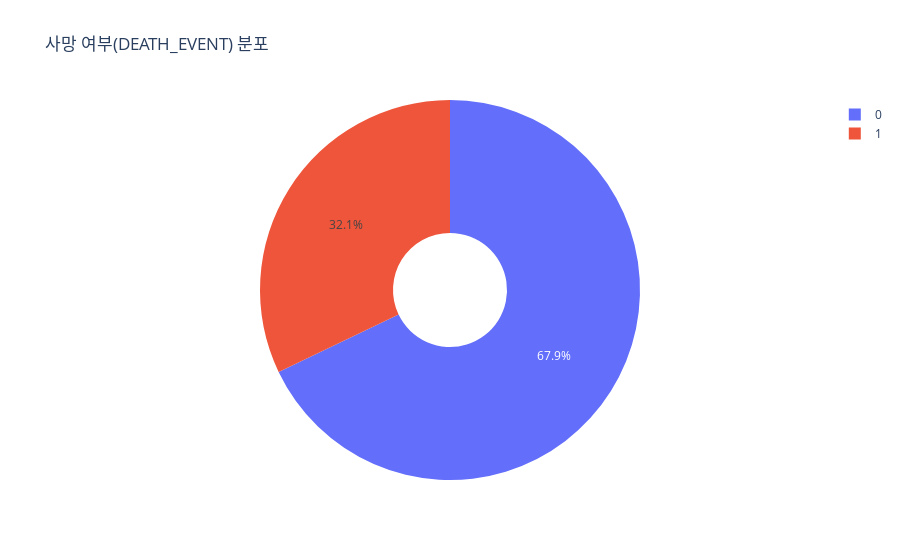

The cell this chart's notebook holds for it:
### Markdown cell above
---

### 1. 데이터 준비 및 탐색

먼저 실습에 사용할 데이터를 불러오고, 기본 구조와 타겟 변수의 분포를 확인합니다.

* **데이터셋**: Heart Failure Clinical Records (심부전 환자 임상 기록)
* **출처**: Kaggle (ODbL License)
* **목표**: `DEATH_EVENT` (사망 여부) 예측
* **핵심 포인트**: 데이터 불균형(Imbalance) 상태 확인

#### 💻 코드로 알아보기

### Code cell
import pandas as pd
import numpy as np
import plotly.express as px
from sklearn.model_selection import train_test_split
from sklearn.metrics import accuracy_score, roc_auc_score, f1_score, confusion_matrix

# 데이터셋 로드
path = '../datasets/ml/heart-failure/heart_failure_clinical_records_dataset.csv'
df = pd.read_csv(path)

# 데이터 탐색
print("데이터셋 크기:", df.shape)
print("\n결측치 확인:\n", df.isnull().sum())
print("\n데이터 타입 확인:\n", df.info())

# 타겟 변수 분포 시각화
fig = px.pie(df, names='DEATH_EVENT', title='사망 여부(DEATH_EVENT) 분포', hole=0.3)
fig.show()

### Figure 1 — Plotly figure (JSON) as saved in the notebook; plotly's stock layout.template omitted (floating-point values rounded to 4 significant figures; data arrays with more than 128 entries replaced by an {"elided": "..."} marker saying what was removed)
{"data": [{"domain": {"x": [0, 1], "y": [0, 1]}, "hole": 0.3, "hovertemplate": "DEATH_EVENT=%{label}<extra></extra>", "labels": {"elided": "299 int values"}, "legendgroup": "", "name": "", "showlegend": true, "type": "pie"}], "layout": {"legend": {"tracegroupgap": 0}, "title": {"text": "사망 여부(DEATH_EVENT) 분포"}}}
